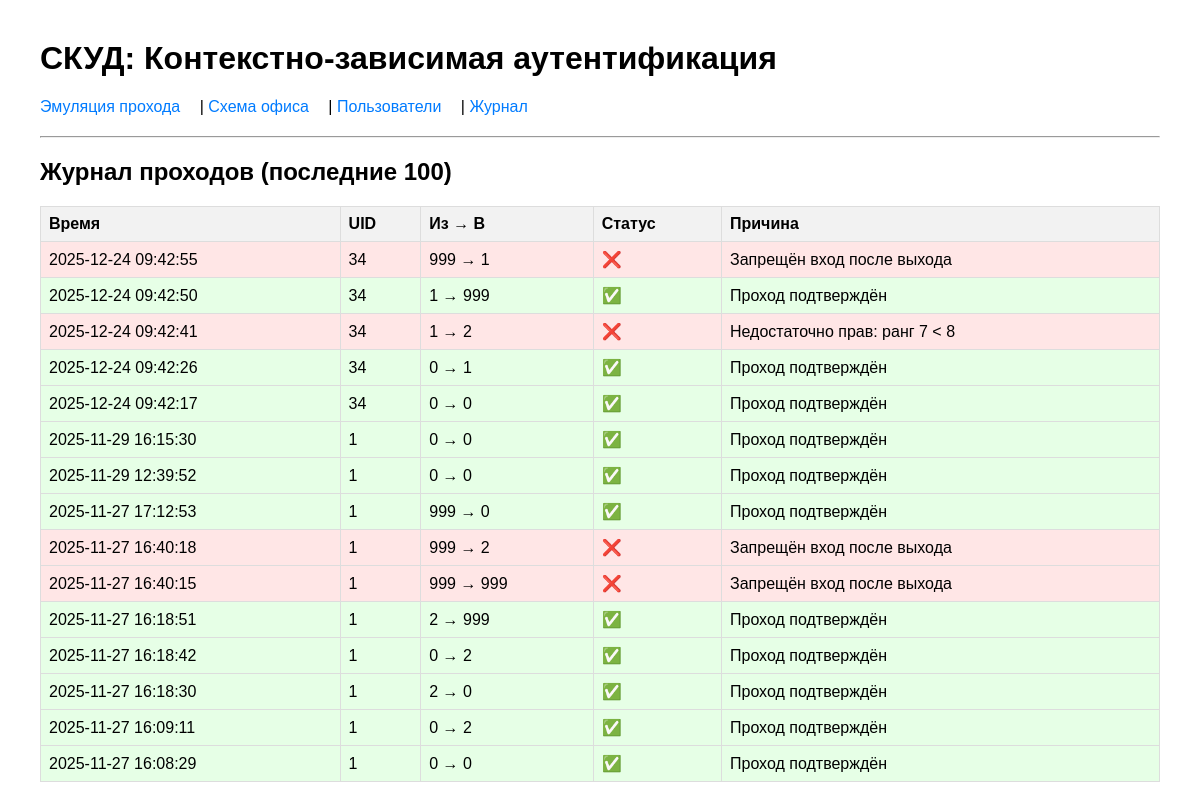
Page /logs on the committed database.
### tables this page shows
CREATE TABLE access_logs (
            id INTEGER PRIMARY KEY AUTOINCREMENT,
            uid TEXT NOT NULL,
            zone_from INTEGER NOT NULL,
            zone_to INTEGER NOT NULL,
            success INTEGER NOT NULL,
            reason TEXT,
            timestamp DATETIME DEFAULT CURRENT_TIMESTAMP
        );

### app.py (the view)
@app.route('/logs')
def logs():
    logs_list = get_recent_logs(100)
    return render_template('logs.html', logs=logs_list)

### database.py (called while the page is built)
def get_connection():
    conn = sqlite3.connect(DB_PATH)
    conn.row_factory = sqlite3.Row
    conn.execute("PRAGMA foreign_keys = ON")
    return conn

def get_recent_logs(limit: int = 100):
    conn = get_connection()
    cursor = conn.cursor()
    cursor.execute(
        "SELECT * FROM access_logs ORDER BY timestamp DESC LIMIT ?",
        (limit,)
    )
    logs = cursor.fetchall()
    conn.close()
    return logs

### templates/logs.html
{% extends "base.html" %}
{% block content %}
<h2>Журнал проходов (последние 100)</h2>
<table>
    <tr>
        <th>Время</th><th>UID</th><th>Из → В</th><th>Статус</th><th>Причина</th>
    </tr>
    {% for log in logs %}
    <tr style="background: {% if log.success %}#e6ffe6{% else %}#ffe6e6{% endif %}">
        <td>{{ log.timestamp }}</td>
        <td>{{ log.uid }}</td>
        <td>{{ log.zone_from }} → {{ log.zone_to }}</td>
        <td>{% if log.success %}✅{% else %}❌{% endif %}</td>
        <td>{{ log.reason }}</td>
    </tr>
    {% endfor %}
</table>
{% endblock %}

### templates/base.html (shortened to what this page needs)
<!DOCTYPE html>
<html>
<head>
</head>
<body>
    <h1>СКУД: Контекстно-зависимая аутентификация</h1>
    <nav>
        <a href="/">Эмуляция прохода</a> |
        <a href="/dashboard">Схема офиса</a> |
        <a href="/users">Пользователи</a> |
        <a href="/logs">Журнал</a>
    </nav>
    <hr>
    {% block content %}{% endblock %}
</body>
</html>

### templates/base.html (style rules this page uses)
body { font-family: Arial, sans-serif; margin: 40px; }
table { border-collapse: collapse; width: 100%; }
th, td { border: 1px solid #ddd; padding: 8px; text-align: left; }
th { background-color: #f2f2f2; }
nav { margin-bottom: 20px; }
nav a { margin-right: 15px; text-decoration: none; color: #007bff; }

### rows in the picture
access_logs: timestamp "2025-12-24 09:42:55", uid "34", zone_from "999", zone_to "1", reason "Запрещён вход после выхода"
access_logs: timestamp "2025-12-24 09:42:50", uid "34", zone_from "1", zone_to "999", reason "Проход подтверждён"
access_logs: timestamp "2025-12-24 09:42:41", uid "34", zone_from "1", zone_to "2", reason "Недостаточно прав: ранг 7 < 8"
access_logs: timestamp "2025-12-24 09:42:26", uid "34", zone_from "0", zone_to "1", reason "Проход подтверждён"
access_logs: timestamp "2025-12-24 09:42:17", uid "34", zone_from "0", zone_to "0", reason "Проход подтверждён"
access_logs: timestamp "2025-11-29 16:15:30", uid "1", zone_from "0", zone_to "0", reason "Проход подтверждён"
access_logs: timestamp "2025-11-29 12:39:52", uid "1", zone_from "0", zone_to "0", reason "Проход подтверждён"
access_logs: timestamp "2025-11-27 17:12:53", uid "1", zone_from "999", zone_to "0", reason "Проход подтверждён"
access_logs: timestamp "2025-11-27 16:40:18", uid "1", zone_from "999", zone_to "2", reason "Запрещён вход после выхода"
access_logs: timestamp "2025-11-27 16:40:15", uid "1", zone_from "999", zone_to "999", reason "Запрещён вход после выхода"
access_logs: timestamp "2025-11-27 16:18:51", uid "1", zone_from "2", zone_to "999", reason "Проход подтверждён"
access_logs: timestamp "2025-11-27 16:18:42", uid "1", zone_from "0", zone_to "2", reason "Проход подтверждён"
access_logs: timestamp "2025-11-27 16:18:30", uid "1", zone_from "2", zone_to "0", reason "Проход подтверждён"
access_logs: timestamp "2025-11-27 16:09:11", uid "1", zone_from "0", zone_to "2", reason "Проход подтверждён"
access_logs: timestamp "2025-11-27 16:08:29", uid "1", zone_from "0", zone_to "0", reason "Проход подтверждён"
